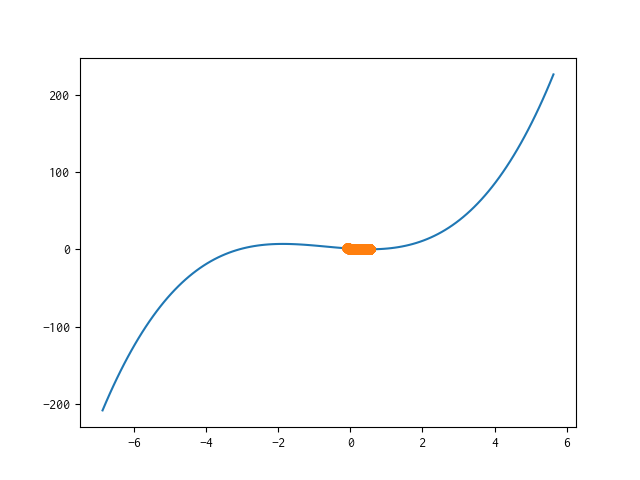

Python code for this plot:
import math
from sympy import *
import matplotlib.pyplot as plt

def grad_descent(x0, f, x):
    f1x = Derivative(f, x).doit()
    if not solve(f1x):
        print('Cannot solve {0}=0'.format(f1x))
        return
    epsilon = 1e-6
    step_size = 1e-4

    critical_point = solve(f1x)
    c_min = critical_point[0]
    c_max = critical_point[0]
    for c in critical_point:
        if c < c_min:
            c_min = c
        if c > c_max:
            c_max = c
    plot_line(f, c_min, c_max, 0.1, x)

    x_list = []
    y_list = []

    x_old = x0
    x_new = x_old - step_size * f1x.subs({x: x_old}).evalf()
    x_list.append(x_old)
    y_list.append(f.subs({x: x_old}).evalf())
    while abs(x_old - x_new) > epsilon:
        x_old = x_new
        x_new = x_old - step_size * f1x.subs({x: x_old}).evalf()
        x_list.append(x_old)
        y_list.append(f.subs({x: x_old}).evalf())
    plt.plot(x_list, y_list, marker='o')
    return x_new

def plot_line(f, x_min, x_max, step_size, x):
    numbers = []
    start = x_min - 5
    final = x_max + 5
    x_list = []
    y_list = []
    x_list.append(start)
    y_list.append(f.subs({x: start}).evalf())
    while start < final:
        numbers.append(start)
        start += step_size
        x_list.append(start)
        y_list.append(f.subs({x: start}).evalf())
    plt.plot(x_list, y_list)


if __name__ == '__main__':
    f = input('Enter function : ')
    var = input('Enter variable : ')
    var0 = float(input('Enter initial variable : '))
    try:
        f = sympify(f)
    except SympifyError:
        print('Invalid function')
    else:
        var = Symbol(var)
        d = Derivative(f, var).doit()
        var_max = grad_descent(var0, f, var)
        if var_max:
            print('{0} : {1}'.format(var.name, var_max))
            print('Mimimun value : {0}'.format(f.subs({var: var_max})))
            plt.savefig('02.png')
